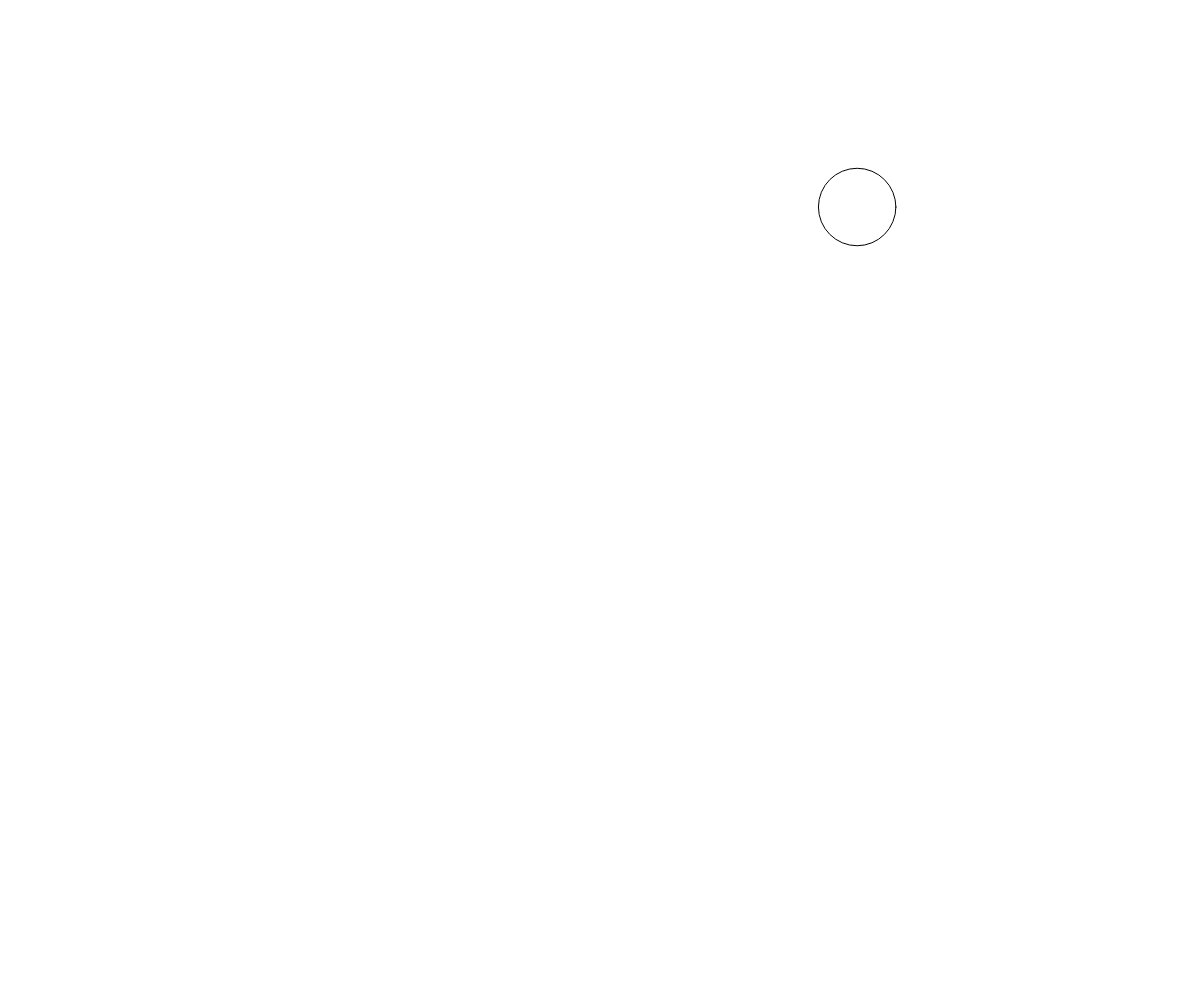
Frame 1 (no input)
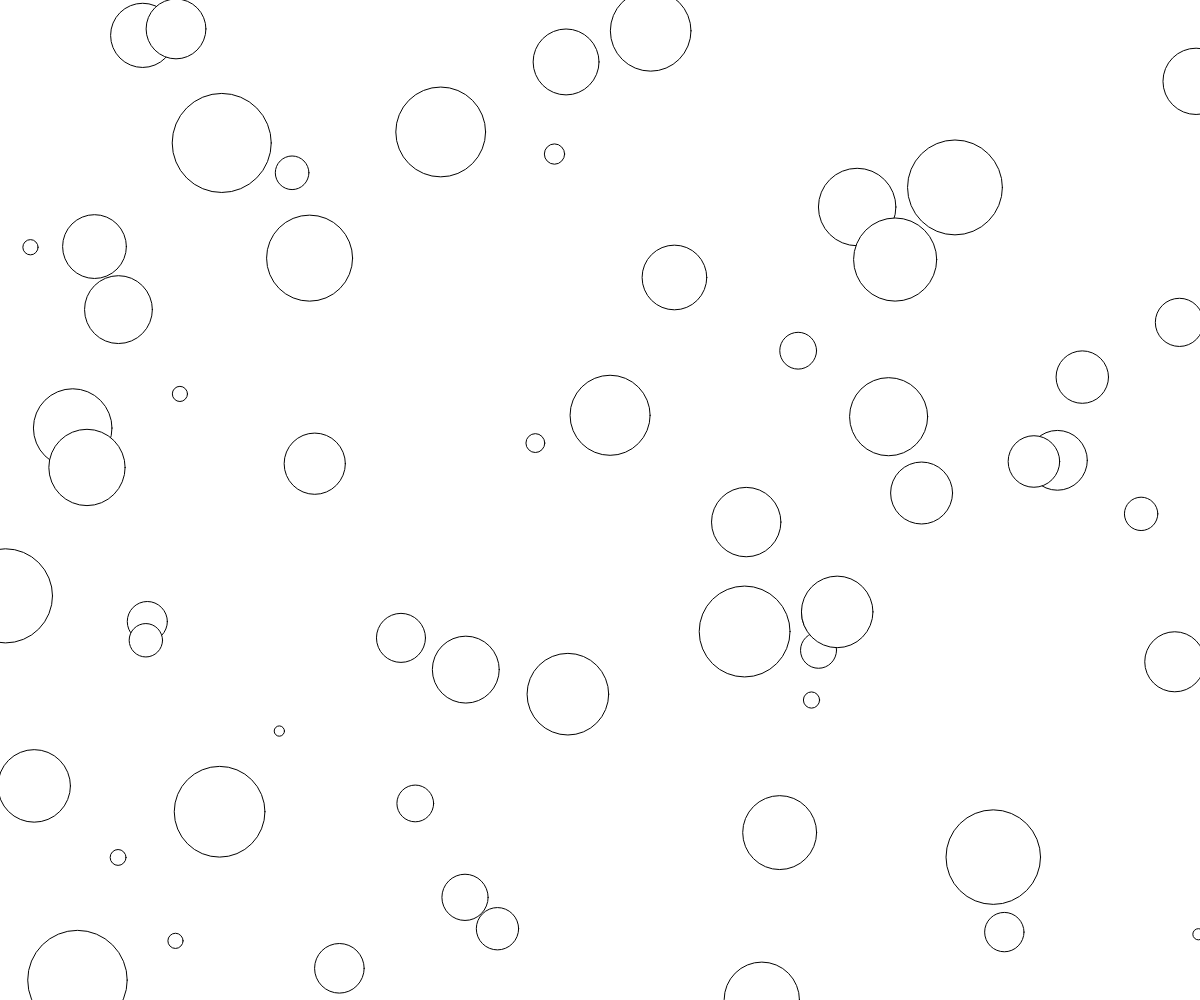
Frame 60 (no input)
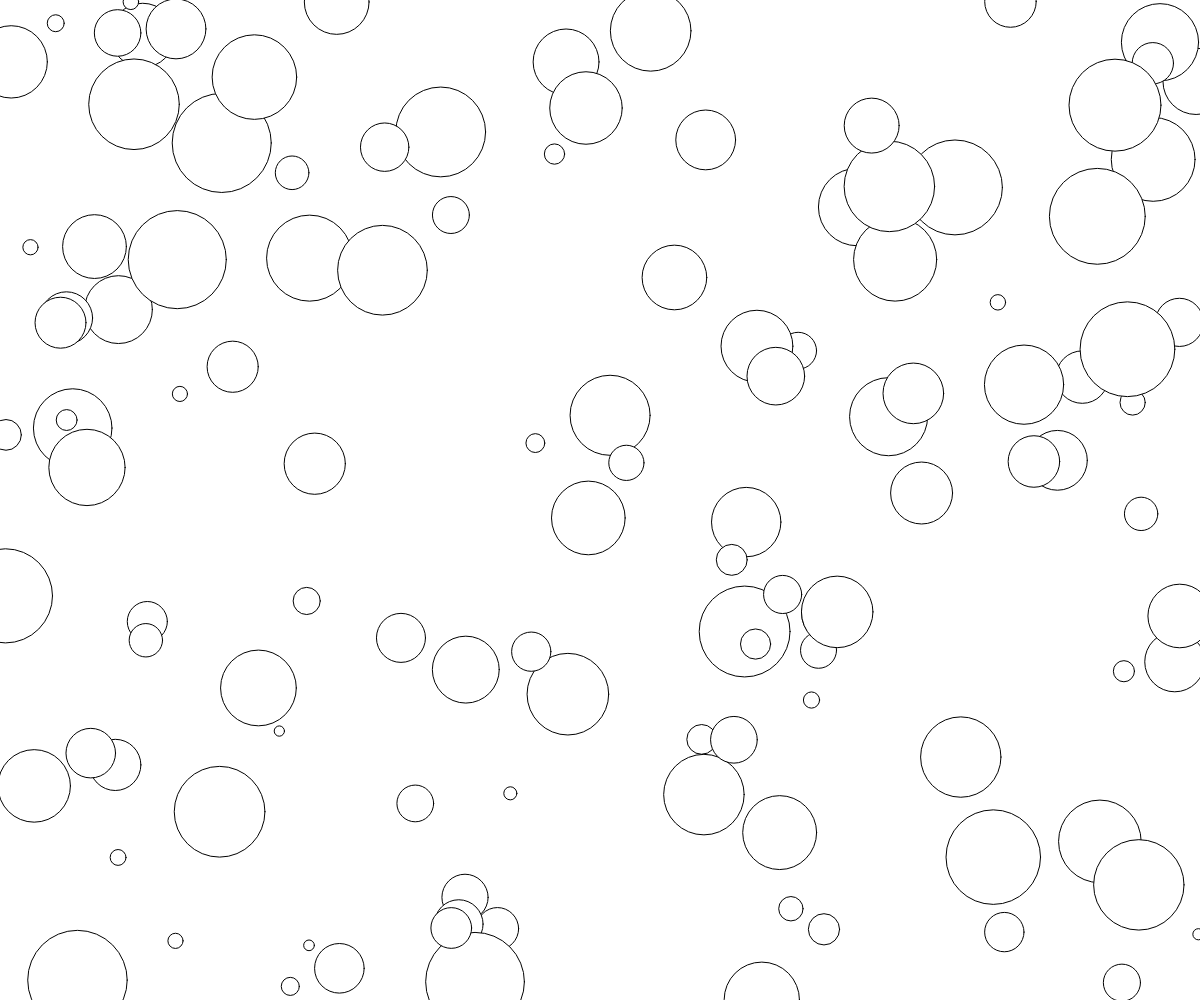
Frame 120 (the mouse pressed at the canvas centre since frame 60)

The p5.js sketch that drew these frames (run headless with seeded random() and noise() and a simulated clock; from frame 60 on, the mouse is pressed at the canvas centre):

// p5.js sketch
// ── sketch.js
function setup() {
  createCanvas( windowWidth , windowHeight );
}

function draw() {
  var x = random( 0 , windowWidth );
  var y = random( 0 , windowHeight );
  var d = random( 10 , 100 );
  ellipse( x , y , d , d );
}
